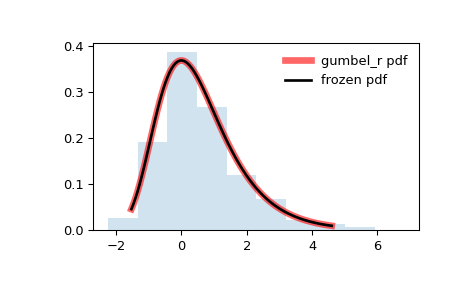

Python code for this plot:
from scipy.stats import gumbel_r
import matplotlib.pyplot as plt
fig, ax = plt.subplots(1, 1)

# Calculate the first four moments:

mean, var, skew, kurt = gumbel_r.stats(moments='mvsk')

# Display the probability density function (``pdf``):

x = np.linspace(gumbel_r.ppf(0.01),
                gumbel_r.ppf(0.99), 100)
ax.plot(x, gumbel_r.pdf(x),
       'r-', lw=5, alpha=0.6, label='gumbel_r pdf')

# Alternatively, the distribution object can be called (as a function)
# to fix the shape, location and scale parameters. This returns a "frozen"
# RV object holding the given parameters fixed.

# Freeze the distribution and display the frozen ``pdf``:

rv = gumbel_r()
ax.plot(x, rv.pdf(x), 'k-', lw=2, label='frozen pdf')

# Check accuracy of ``cdf`` and ``ppf``:

vals = gumbel_r.ppf([0.001, 0.5, 0.999])
np.allclose([0.001, 0.5, 0.999], gumbel_r.cdf(vals))
# True

# Generate random numbers:

r = gumbel_r.rvs(size=1000)

# And compare the histogram:

ax.hist(r, density=True, histtype='stepfilled', alpha=0.2)
ax.legend(loc='best', frameon=False)
plt.show()
